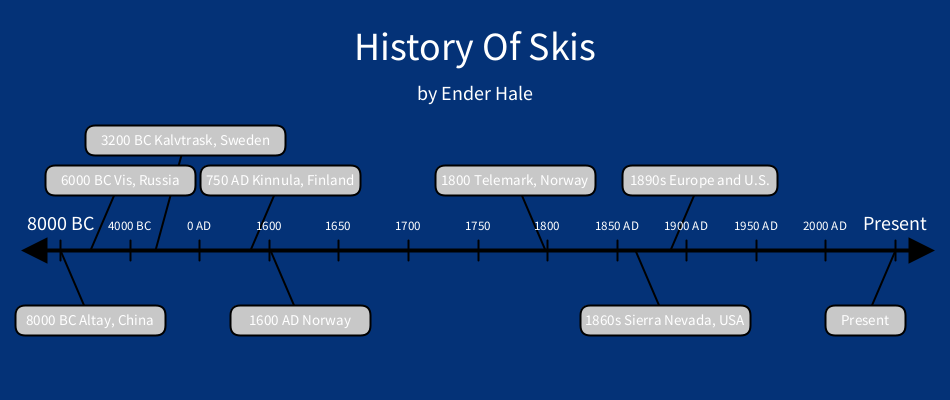
Frame 1 (no input)
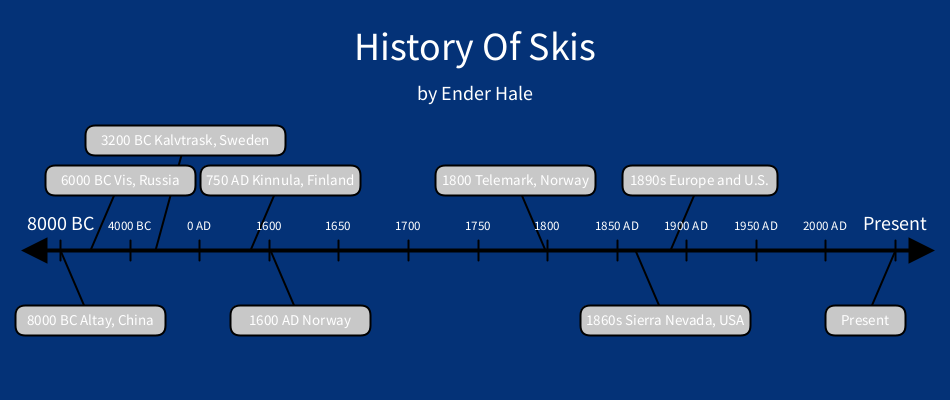
Frame 60 (the mouse pressed at the canvas centre just before this capture)
Frame 120 (the mouse held since frame 60 and released just before this capture): identical to frame 60, image omitted

The Processing sketch that drew these frames (run headless with seeded random() and noise(); from frame 60 on, the mouse is pressed at the canvas centre):

// Processing sketch: Timeline
// ── Timeline.pde
float hoverAlpha = 0;
float fadeSpeed = 12;
boolean anyHovering = false;
String currentDetail = "";

void setup() {
  size(950, 400);
}

void draw() {
  background(#043277);

  anyHovering = false;

  // Call histEvent in order
  histEvent(90, 320, 150, "8000 BC Altay, China", false, true, false,
    "Skis are long by modern standards, Skiers use a single pole to aid balance. \n Some Chinese academics say the earliest Altay skis date back to 8000 BC, but other scholars say skiing came to the region much later.");
  histEvent(185, 140, 200, "3200 BC Kalvtrask, Sweden", true, true, true,
    "Skis are a long pole with a scoop carved into one end likely served purposes: Steering downhill, shoveling, and as a club for hunting.");
  histEvent(120, 180, 150, "6000 BC Vis, Russia", true, true, false,
    "The oldest ski found to date has an elk head carved on one end that may have functioned as a brake.");
  histEvent(280, 180, 160, "750 AD Kinnula, Finland", true, true, false,
    "Skis are shorter and wider, this intricately carved ski worked well on soft snow in forest terrain.");
  histEvent(300, 320, 140, "1600 AD Norway", false, true, false,
    "Skiers glided on one long smooth board coated with tar and pushed forward on a shorter, fur-bottomed one.");
  histEvent(515, 180, 160, "1800 Telemark, Norway", true, false, false,
    "Foreshadowing modern designs, the shape of these skis, wider at the ends and narrow in the middle, improved control and turning.");
  histEvent(665, 320, 170, "1860s Sierra Nevada, USA", false, true, false,
    "Initially American miners used 10-foot skis to travel in the mountains, and over time they began using longer skis to race each other.");
  histEvent(700, 180, 155, "1890s Europe and U.S.", true, true, false,
    "Skiing evolves as a leisure activity and sport. Hickory and ash skis are the primary equipment.");
  histEvent(865, 320, 80, "Present", false, false, false,
    "The revolution of ultralight construction evolves from the explosion of popularity in backcountry skiing. \n Lighter plastics, carbon fiber and woods such as poplar and paulownia replace heavier materials");

  // Fade logic
  if (anyHovering) {
    hoverAlpha = min(255, hoverAlpha + fadeSpeed);
  } else {
    hoverAlpha = max(0, hoverAlpha - fadeSpeed);
  }

  drawDetailBox();
  drawRef();
}

void drawDetailBox() {
  if (hoverAlpha > 0) {
    rectMode(CENTER);

    // Neutral background only, no outline color reacting to hover
    fill(#0861E6, hoverAlpha);
    noStroke();                   // Remove outline on the detail box
    rect(width/2, height-30, 820, 50, 10);

    // Fade in the detail text
    fill(255, hoverAlpha);
    textAlign(CENTER);
    textSize(14);
    text(currentDetail, width/2, height-33);
  }
}

void drawRef() {
  fill(#ffffff);
  textAlign(CENTER);
  textSize(40);
  text("History Of Skis", width/2, 60);
  textSize(20);
  text("by Ender Hale", width/2, 100);

  // Timeline line
  stroke(0);
  strokeWeight(4);
  line(40, 250, width-30, 250);

  fill(0);
  triangle(910, 240, 930, 250, 910, 260);
  triangle(45, 240, 25, 250, 45, 260);

  // Tick Marks
  strokeWeight(2);
  fill(255); // tick numbers white

  textSize(20);
  line(60, 240, 60, 260); text("8000 BC", 60, 230);
  textSize(13);
  line(130, 240, 130, 260); text("4000 BC", 130, 230);
  line(199, 240, 199, 260); text("0 AD", 199, 230);
  line(269, 240, 269, 260); text("1600", 269, 230);
  line(338, 240, 338, 260); text("1650", 338, 230);
  line(408, 240, 408, 260); text("1700", 408, 230);
  line(478, 240, 478, 260); text("1750", 478, 230);
  line(547, 240, 547, 260); text("1800", 547, 230);
  line(617, 240, 617, 260); text("1850 AD", 617, 230);
  line(686, 240, 686, 260); text("1900 AD", 686, 230);
  line(756, 240, 756, 260); text("1950 AD", 756, 230);
  line(825, 240, 825, 260); text("2000 AD", 825, 230);
  textSize(20);
  line(895, 240, 895, 260); text("Present", 895, 230);
}

void histEvent(int x, int y, int w, String title, boolean top, boolean left, boolean BC, String detail) {
  // Hover detection
  float halfH = 15;
  float halfW = w/2;
  boolean hovering = mouseX > x - halfW && mouseX < x + halfW &&
                     mouseY > y - halfH && mouseY < y + halfH;

  // Draw connector lines first
  stroke(0);
  strokeWeight(2);
  if (BC) {
    line(x, y, x-30, y+110);
  } else {
    line(x, y, left ? x-30 : x+30, top ? y+70 : y-70);
  }

  // Draw box on top
  rectMode(CENTER);
  strokeWeight(hovering ? 4 : 2);
  stroke(hovering ? color(255, 255, 150) : 0);
  fill(hovering ? 220 : 200);
  rect(x, y, w, 30, 10);

  // Only set detail for the **first box hovered**
  if (hovering && !anyHovering) {
    anyHovering = true;
    currentDetail = detail;
  }

  // Draw box text
  fill(255);
  textSize(15);
  textAlign(CENTER);
  text(title, x, y+5);
}
